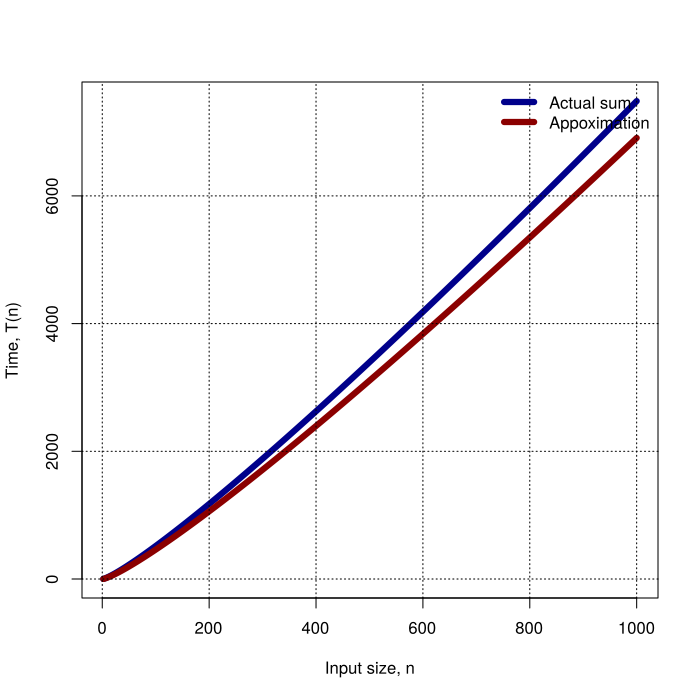

This chart was generated by the following R code:
#x<-seq(1, 1000, 1);
n<-1000;
y1<-c();
y2<-c();
x1<-c();
for (i in seq(2, n)) {
	sum <- 0;
	for (j in seq(1, i - 1)) {
		sum<-sum+(i)/(i-j)
	}
	x1[i]<-i;
	y1[i]<-sum;
	y2[i]<-i*log(i);
}

cairo_pdf("approximation.pdf");
plot(x1, y1, type="l", lwd=6, col="darkblue", main="", xlab="Input size, n", ylab="Time, T(n)");
points(x1, y2, type="l", lwd=6, col="darkred");
grid(col="black");
legend("topright", c("Actual sum", "Appoximation"), col=c("darkblue", "darkred"), lwd=6, bty="n");
dev.off();
